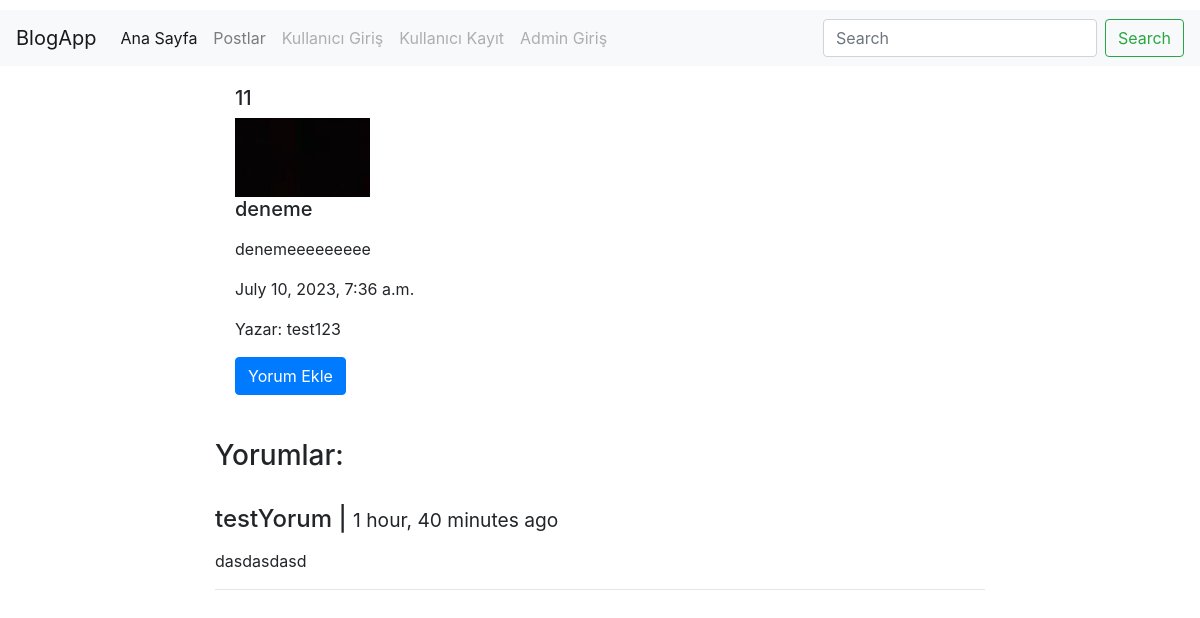
Screenshot of /post/details/11/ with the database file from the repository.
### post/models.py (models this page shows, shortened)
class Post(models.Model):
    user = models.ForeignKey('auth.User', verbose_name='yazar', on_delete=models.CASCADE, related_name='post')
    title = models.CharField(max_length=120, verbose_name="baslik")
    content = RichTextField(verbose_name="icerik")
    publishingDate = models.DateTimeField(verbose_name="yayinlanma tarihi", auto_now_add=True)
    image = models.FileField(null=True, blank=True)
    slug = models.SlugField(unique=True, editable=False, max_length=130)
    class Meta:
        ordering = ['-publishingDate']

class Comment(models.Model):
    post = models.ForeignKey('Post', related_name='comments', on_delete=models.CASCADE)
    name = models.CharField(max_length=200, verbose_name='İsim')
    content = models.TextField(verbose_name='Yorum')
    created_date = models.DateTimeField(auto_now_add=True)

### post/views.py (the view)
# urls.py: path('details/<int:id>/', post_details, name='details'),
def post_details(request, id):
    get_object_or_404(Post, id=id)
    postRef = Post.objects.get(id=id)
    is_valid_user = False
    if request.user == postRef.user:
        is_valid_user = True
    context = {
        'post': postRef,
        'user': is_valid_user,
    }
    return render(request, 'post/details.html', context)

### templates/post/details.html (shortened to what this page needs)
{% extends 'base.html' %}
{% block body %}
    <div class="container-fluid" style="width: 50rem;">
        <div class="card-body">
            <h5>{{ post.id }}</h5>
            {% if post.image %}
                <image src="{{ post.image.url }}" class="img-responsive"/>
            {% endif %}
            <h5 class="card-title">{{ post.title }}</h5>
            <p class="card-text">{{ post.content|safe|linebreaks }}</p>
            <p class="card-text">{{ post.publishingDate }}</p>
            <p class="card-text">Yazar: {{ post.user }}</p>
            <a href="{% url 'comment_create' id=post.id %}" class="btn btn-primary">Yorum Ekle</a>
        <br>
        <br>
        </div>
        <h3>Yorumlar:</h3>
        <br>
        {% for comment in post.comments.all %}
                    <h4>{{ comment.name }} | <small>{{ comment.created_date|timesince }} ago </small></h4>
                    <p>{{ comment.content|linebreaks }}</p>
                    <hr>
        {% endfor %}
</div>
{% endblock %}

### static/css/style.css (style rules this page uses)
body { padding-top: 10px; }

### rows the page displays
Post: id "11", image (picture), title "deneme", content "denemeeeeeeeee", publishingDate "July 10, 2023, 7:36 a.m.", user "test123"
Comment: name "testYorum", created_date "1 hour, 40 minutes", content "dasdasdasd"
